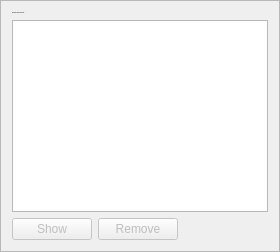
    <widget class="QFrame" name="frame">
     <property name="sizePolicy">
      <sizepolicy hsizetype="Preferred" vsizetype="Expanding">
       <horstretch>0</horstretch>
       <verstretch>0</verstretch>
      </sizepolicy>
     </property>
     <property name="frameShape">
      <enum>QFrame::StyledPanel</enum>
     </property>
     <property name="frameShadow">
      <enum>QFrame::Raised</enum>
     </property>
     <layout class="QVBoxLayout" name="verticalLayout_2">
      <item>
       <widget class="QLabel" name="label_6">
        <property name="font">
         <font>
          <pointsize>-1</pointsize>
          <weight>50</weight>
          <bold>false</bold>
         </font>
        </property>
        <property name="text">
         <string>Requested payments history</string>
        </property>
       </widget>
      </item>
      <item>
       <widget class="QTableView" name="recentRequestsView">
        <property name="contextMenuPolicy">
         <enum>Qt::CustomContextMenu</enum>
        </property>
        <property name="tabKeyNavigation">
         <bool>false</bool>
        </property>
        <property name="sortingEnabled">
         <bool>true</bool>
        </property>
       </widget>
      </item>
      <item>
       <layout class="QHBoxLayout" name="horizontalLayout_2">
        <item>
         <widget class="QPushButton" name="showRequestButton">
          <property name="enabled">
           <bool>false</bool>
          </property>
          <property name="toolTip">
           <string>Show the selected request (does the same as double clicking an entry)</string>
          </property>
          <property name="text">
           <string>Show</string>
          </property>
          <property name="icon">
           <iconset>
            <normaloff>:/icons/edit</normaloff>:/icons/edit</iconset>
          </property>
          <property name="autoDefault">
           <bool>false</bool>
          </property>
         </widget>
        </item>
        <item>
         <widget class="QPushButton" name="removeRequestButton">
          <property name="enabled">
           <bool>false</bool>
          </property>
          <property name="toolTip">
           <string>Remove the selected entries from the list</string>
          </property>
          <property name="text">
           <string>Remove</string>
          </property>
          <property name="icon">
           <iconset>
            <normaloff>:/icons/remove</normaloff>:/icons/remove</iconset>
          </property>
          <property name="autoDefault">
           <bool>false</bool>
          </property>
         </widget>
        </item>
        <item>
         <spacer name="horizontalSpacer_2">
          <property name="orientation">
           <enum>Qt::Horizontal</enum>
          </property>
          <property name="sizeHint" stdset="0">
           <size>
            <width>40</width>
            <height>20</height>
           </size>
          </property>
         </spacer>
        </item>
       </layout>
      </item>
     </layout>
    </widget>
